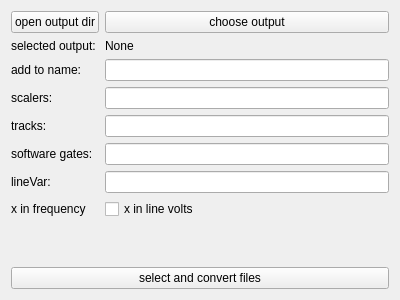
<?xml version="1.0" encoding="UTF-8"?>
<ui version="4.0">
 <class>AsciiConv</class>
 <widget class="QWidget" name="AsciiConv">
  <property name="geometry">
   <rect>
    <x>0</x>
    <y>0</y>
    <width>400</width>
    <height>300</height>
   </rect>
  </property>
  <property name="windowTitle">
   <string>Form</string>
  </property>
  <layout class="QVBoxLayout" name="verticalLayout">
   <item>
    <layout class="QFormLayout" name="formLayout">
     <item row="1" column="0">
      <widget class="QPushButton" name="pushButton_open_out_dir">
       <property name="text">
        <string>open output dir</string>
       </property>
      </widget>
     </item>
     <item row="1" column="1">
      <widget class="QPushButton" name="pushButton_choose_output">
       <property name="text">
        <string>choose output</string>
       </property>
      </widget>
     </item>
     <item row="3" column="0">
      <widget class="QLabel" name="label_6">
       <property name="text">
        <string>add to name:</string>
       </property>
      </widget>
     </item>
     <item row="3" column="1">
      <widget class="QLineEdit" name="lineEdit_add_name"/>
     </item>
     <item row="4" column="0">
      <widget class="QLabel" name="label">
       <property name="text">
        <string>scalers:</string>
       </property>
      </widget>
     </item>
     <item row="4" column="1">
      <widget class="QLineEdit" name="lineEdit_scalers"/>
     </item>
     <item row="5" column="0">
      <widget class="QLabel" name="label_3">
       <property name="text">
        <string>tracks:</string>
       </property>
      </widget>
     </item>
     <item row="5" column="1">
      <widget class="QLineEdit" name="lineEdit_tracks"/>
     </item>
     <item row="6" column="0">
      <widget class="QLabel" name="label_2">
       <property name="text">
        <string>software gates:</string>
       </property>
      </widget>
     </item>
     <item row="6" column="1">
      <widget class="QLineEdit" name="lineEdit_softw_gates"/>
     </item>
     <item row="7" column="0">
      <widget class="QLabel" name="label_4">
       <property name="text">
        <string>lineVar:</string>
       </property>
      </widget>
     </item>
     <item row="7" column="1">
      <widget class="QLineEdit" name="lineEdit_lineVar"/>
     </item>
     <item row="8" column="0">
      <widget class="QLabel" name="label_5">
       <property name="text">
        <string>x in frequency</string>
       </property>
      </widget>
     </item>
     <item row="8" column="1">
      <widget class="QCheckBox" name="checkBox_x_axis_in_freq">
       <property name="text">
        <string>x in line volts</string>
       </property>
      </widget>
     </item>
     <item row="2" column="0">
      <widget class="QLabel" name="label_7">
       <property name="text">
        <string>selected output:</string>
       </property>
      </widget>
     </item>
     <item row="2" column="1">
      <widget class="QLabel" name="label_current_output">
       <property name="text">
        <string>None</string>
       </property>
      </widget>
     </item>
    </layout>
   </item>
   <item>
    <widget class="QPushButton" name="pushButton_sel_and_conv">
     <property name="text">
      <string>select and convert files</string>
     </property>
    </widget>
   </item>
  </layout>
 </widget>
 <resources/>
 <connections/>
</ui>
